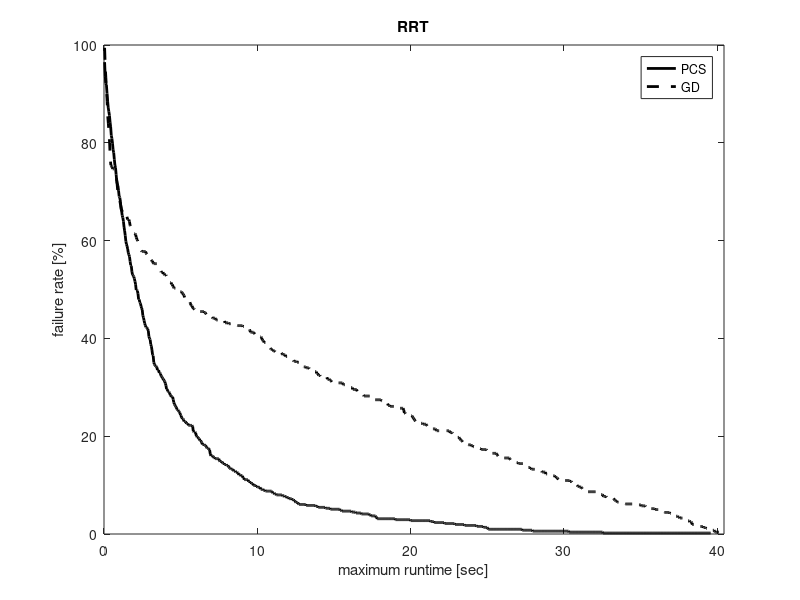
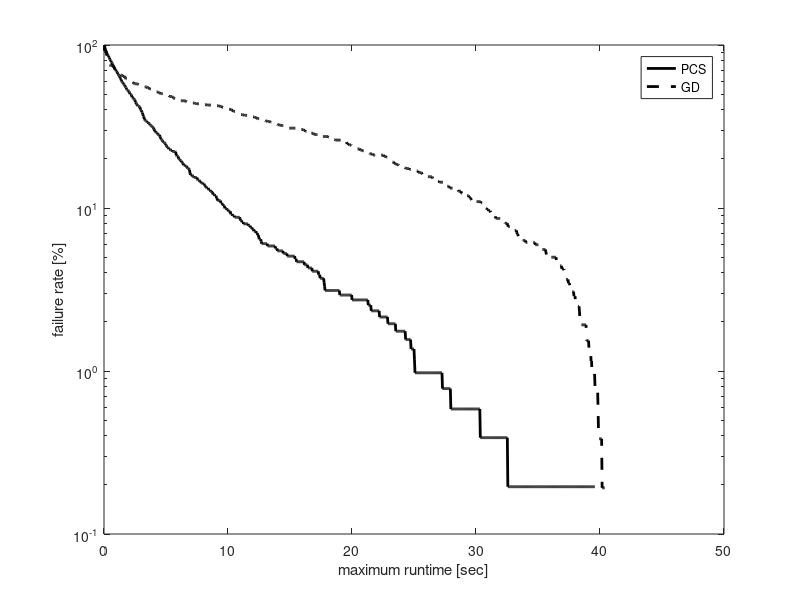

The MATLAB script that drew these images, in order:
% In this experiment I compare the performance of the GD (with KDL) and the
% PCS while using the LazyRRT planner on one scene with obstacles where the start and goal configurations
% are:
% State c_start = {0.5236, 1.7453, -1.8326, -1.4835,	1.5708,	0, 1.004278, 0.2729, 0.9486, -1.15011, 1.81001, -1.97739};
% State c_goal = {0.5236, 0.34907, 0.69813, -1.3963, 1.5708, 0, 0.7096, 1.8032, -1.7061, -1.6286, 1.9143, -2.0155}; // Robot 2 no backflip - Elbow down
% The maximum step distance is 1.05.
% With joint limits of the ABB robots
% last updated: 08/22/17
% Maximum step size for both planners: 2

clear all
clc

%%
D1 = load('benchmark_LazyRRT_PCS_3poles_range2.txt'); 
D1 = D1(D1(:,2)==1,:);

verf = D1(:,1)==1;
suc = D1(:,2)==1;

disp('PCS:');
disp(['Results of ' num2str(size(D1,1)) ' queries.']);
disp(['Percent of successful queries verified: ' num2str(sum(verf & suc)/sum(suc)*100) '%']);
disp(['Plan distance: ' num2str(D1(1,3)) ]);
disp(['Avg. runtime: ' num2str(mean(D1(:,4))*1e3)  ' +/- ' num2str(std(D1(:,4))/sqrt(size(D1,1))*1e3) ' msec ']);
disp(['Avg. local-connection time: ' num2str(mean(D1(:,12))*1e3)  ' +/- ' num2str(std(D1(:,12))/sqrt(size(D1,1))*1e3) ' msec ']);
disp(['Avg. nodes in path: ' num2str(floor(mean(D1(:,10)))) ]);
disp(['Avg. nodes in trees: ' num2str(floor(mean(D1(:,11)))) ]);
disp(['Avg. number of IK solutions: ' num2str(floor(mean(D1(:,5)))) ]);



%%
D2 = load('benchmark_PRM_3poles.txt'); 
D2 = D2(D2(:,2)==1,:);

verf = D2(:,1)==1;
suc = D2(:,2)==1;

disp('GD:');
disp(['Results of ' num2str(size(D2,1)) ' queries.']);
disp(['Percent of successful queries verified: ' num2str(sum(verf & suc)/sum(suc)*100) '%']);
disp(['Plan distance: ' num2str(D2(1,3)) ]);
disp(['Avg. runtime: ' num2str(mean(D2(:,4))*1e3)  ' +/- ' num2str(std(D2(:,4))/sqrt(size(D2,1))*1e3) ' msec ']);
disp(['Avg. local-connection time: ' num2str(mean(D2(:,12))*1e3)  ' +/- ' num2str(std(D2(:,12))/sqrt(size(D2,1))*1e3) ' msec ']);
disp(['Avg. nodes in path: ' num2str(floor(mean(D2(:,10)))) ]);
disp(['Avg. nodes in roadmap: ' num2str(floor(mean(D2(:,11)))) ]);
disp(['Avg. number of projections: ' num2str(floor(mean(D2(:,5)))) ]);

%%
% PCS
td = D1(:,4);
maxT = max(td);
T1 = linspace(0,maxT,1000);
T1 = T1(2:end);
for i = 1:length(T1)
    sd = td < T1(i);
    md(i) = mean(td(sd));
    Md(i) = 1-sum(sd)/length(td);
end
%%
% GD
tg = D2(:,4);
maxT = max(tg);
T2 = linspace(0,maxT,1000);
T2 = T2(2:end);
for i = 1:length(T2)
    sg = tg < T2(i);
    mg(i) = mean(tg(sg));
    Mg(i) = 1-sum(sg)/length(tg);
end
%%
h = figure(1);
clf
plot(T1,Md*100,'-k','linewidth',2);
hold on
plot(T2,Mg*100,'--k','linewidth',2);
hold off
xlabel('maximum runtime [sec]');
ylabel('failure rate [%]');
legend('PCS','GD');
xlim([0 max([T1 T2])]);
title('RRT');
% set(h, 'Position', [100, 100, 800, 400]);

h = figure(2);
clf
semilogy(T1,Md*100,'-k','linewidth',2);
hold on
semilogy(T2,Mg*100,'--k','linewidth',2);
hold off
xlabel('maximum runtime [sec]');
ylabel('failure rate [%]');
legend('PCS','GD');
% xlim([0 6]);
% set(h, 'Position', [100, 100, 800, 400]);

%% 
disp(' ');
disp(['Speed-up t_{pcs}/t_{gd}: ' num2str(mean(D1(:,4))/mean(D2(:,4))) ]);
